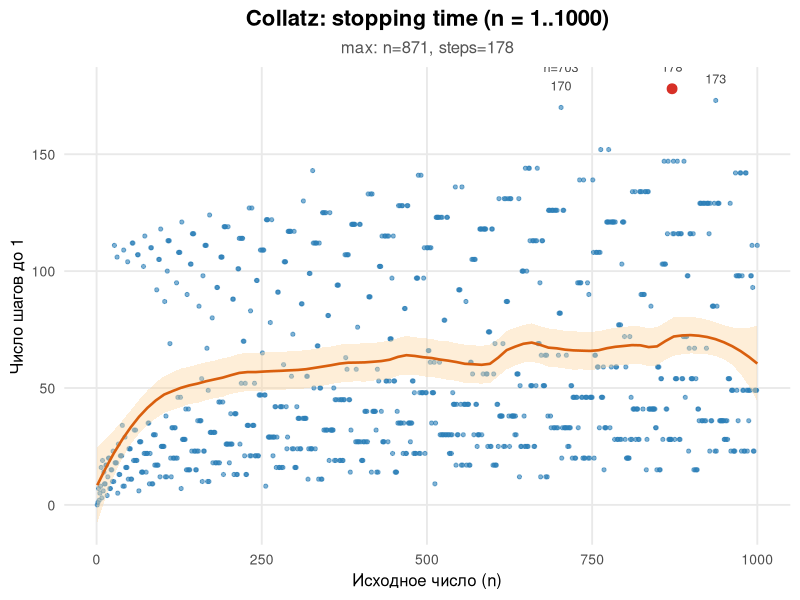
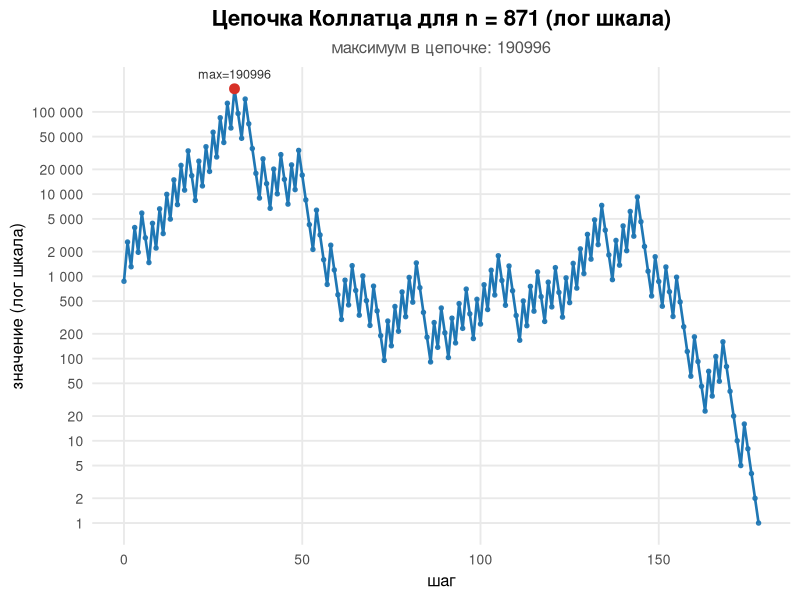

Here is the R script that generated these plots, in order:
#!/usr/bin/env Rscript

# Collatz Conjecture (Гипотеза Коллатца)
# Скрипт:
#  - реализует функции для получения цепочки Коллатца и количества шагов до 1 (stopping time)
#  - выполняет расчет для n = 1..N_MAX (вверху скрипта задаётся `N_MAX` или можно передать первым аргументом командной строки)
# Параметры (можно переопределить первым аргументом командной строки)
N_MAX <- 1000L
args <- commandArgs(trailingOnly = TRUE)
if (length(args) >= 1) {
  maybeN <- suppressWarnings(as.integer(args[1]))
  if (!is.na(maybeN) && maybeN > 0) {
    N_MAX <- maybeN
  }
}
cat(sprintf("Используется N_MAX = %d\n", N_MAX))
# Базы для меток по Y (напр., c(1,2,5)); можно поменять в начале скрипта
YTICK_BASES <- c(1, 2, 5)
if (!requireNamespace("ggplot2", quietly = TRUE)) {
  message("Пакет 'ggplot2' не найден — пытаюсь установить...")
  install.packages("ggplot2", repos = "https://cloud.r-project.org")
  if (!requireNamespace("ggplot2", quietly = TRUE)) {
    stop("Не удалось установить пакет 'ggplot2'. Установите его вручную: install.packages('ggplot2')")
  }
}
suppressPackageStartupMessages(library(ggplot2))
#  - строит график зависимости количества шагов от начального n и сохраняет его в PNG

# Функция: возвращает всю цепочку Коллатца, начиная с n и заканчивая 1
collatz_sequence <- function(n, max_iter = 10000L) {
  if (!is.numeric(n) || length(n) != 1 || n <= 0 || floor(n) != n) {
    stop("n must be a positive integer")
  }
  seq <- as.numeric(n)
  iter <- 0L
  while (tail(seq, 1) != 1 && iter < max_iter) {
    last <- tail(seq, 1)
    if (last %% 2 == 0) {
      seq <- c(seq, last / 2)
    } else {
      seq <- c(seq, 3 * last + 1)
    }
    iter <- iter + 1L
  }
  if (iter >= max_iter && tail(seq, 1) != 1) {
    warning("Reached max_iter without reaching 1")
  }
  seq
}

# Функция: возвращает число шагов до 1 (stopping time) с мемоизацией (быстро для последовательных вызовов)
collatz_steps <- (function() {
  cache <- new.env(parent = emptyenv())
  cache[["1"]] <- 0L
  function(n, max_iter = 1e6) {
    if (!is.numeric(n) || length(n) != 1 || n <= 0 || floor(n) != n) {
      stop("n must be a positive integer")
    }
    key <- as.character(as.integer(n))
    if (exists(key, envir = cache, inherits = FALSE)) {
      return(as.integer(cache[[key]]))
    }

    m <- n
    path <- integer(0)
    iter <- 0L
    while (!exists(as.character(as.integer(m)), envir = cache, inherits = FALSE) &&
           m != 1 && iter < max_iter) {
      path <- c(path, as.integer(m))
      if (m %% 2 == 0) {
        m <- m / 2
      } else {
        m <- 3 * m + 1
      }
      iter <- iter + 1L
    }

    if (iter >= max_iter &&
        !exists(as.character(as.integer(m)), envir = cache, inherits = FALSE) &&
        m != 1) {
      warning(sprintf("Reached max_iter=%d without converging for initial n=%d", max_iter, n))
    }

    base <- 0L
    if (exists(as.character(as.integer(m)), envir = cache, inherits = FALSE)) {
      base <- as.integer(cache[[as.character(as.integer(m))]])
    }

    if (length(path) > 0) {
      for (i in seq_len(length(path))) {
        val <- path[length(path) - i + 1]
        base <- base + 1L
        cache[[as.character(as.integer(val))]] <- base
      }
    }

    as.integer(cache[[key]])
  }
})()

# --- Выполнение расчета для n = 1..N_MAX ---
N_MAX <- as.integer(N_MAX)
if (is.na(N_MAX) || N_MAX < 1L) stop("N_MAX must be a positive integer >= 1")
ns <- 1:N_MAX
steps <- vapply(ns, collatz_steps, integer(1L))

# Статистика
max_idx <- which.max(steps)
max_n <- ns[max_idx]
max_steps <- steps[max_idx]
cat(sprintf("Максимальное число шагов: %d (n = %d)\n", max_steps, max_n))

top10_idx <- order(steps, decreasing = TRUE)[1:10]
top10 <- data.frame(n = ns[top10_idx], steps = steps[top10_idx])
cat("Топ-10 начальных n по количеству шагов:\n")
print(top10)

# --- Построение графика зависимости steps(n) через ggplot2 и сохранение (профессионально) ---
df_steps <- data.frame(n = ns, steps = steps)
out_steps_png <- sprintf("collatz_steps_1_%d.png", N_MAX)

# pick top 3 for annotation
top3 <- head(top10, 3)

p_steps <- ggplot(df_steps, aes(x = n, y = steps)) +
  geom_point(alpha = 0.6, size = 1.1, color = "#2c7fb8") +
  geom_smooth(method = "loess", se = TRUE, color = "#d95f0e", fill = "#fdd49e", linewidth = 0.9, span = 0.25) +
  geom_point(data = subset(df_steps, n == max_n), aes(x = n, y = steps), color = "#d73027", size = 3) +
  geom_text(data = top3, aes(label = sprintf("n=%d\n%d", n, steps)), vjust = -0.6, size = 3.2, color = "#444444") +
  labs(title = sprintf("Collatz: stopping time (n = 1..%d)", N_MAX),
       subtitle = sprintf("max: n=%d, steps=%d", max_n, max_steps),
       x = "Исходное число (n)",
       y = "Число шагов до 1") +
  theme_minimal(base_size = 14) +
  theme(plot.title = element_text(face = "bold", size = 16, hjust = 0.5),
        plot.subtitle = element_text(size = 12, hjust = 0.5, color = "#555555"),
        axis.title = element_text(size = 12),
        axis.text = element_text(size = 10),
        panel.grid.major = element_line(color = "#e9e9e9"),
        panel.grid.minor = element_blank())

# Save at higher quality
ggsave(out_steps_png, plot = p_steps, width = 12, height = 6, dpi = 300)
cat(sprintf("GGplot (профессиональный) сохранён в файле %s\n", out_steps_png))

# (Scatter-plot удалён по запросу)

# Если запуск интерактивный, показываем график сразу
if (interactive()) {
  print(p_steps)
  print(p)
}

# Дополнительно: выводим цепочку для n с максимальным числом шагов и сохраняем её график
seq_max_n <- collatz_sequence(max_n)
cat(sprintf("Для n=%d: длина цепочки = %d (шагов), максимальное значение в цепочке = %d\n",
            max_n, length(seq_max_n) - 1, max(seq_max_n)))

# Построение через ggplot2 с лог-шкалой по Y и метками на 1-2-5 * 10^k
seq_df <- data.frame(step = seq_along(seq_max_n) - 1L, value = seq_max_n)

min_val <- min(seq_max_n)
max_val <- max(seq_max_n)
min_exp <- floor(log10(min_val))
max_exp <- ceiling(log10(max_val))
# Используем YTICK_BASES для генерации кандидатов (базы * 10^e)
cand_ticks <- unlist(lapply(min_exp:max_exp, function(e) (10^e) * YTICK_BASES))
yticks <- sort(unique(cand_ticks[cand_ticks >= min_val & cand_ticks <= max_val]))
if (length(yticks) == 0) {
  # fallback к степеням 10 если ничего не найдено
  yticks <- 10^(min_exp:max_exp)
  yticks <- yticks[yticks >= min_val & yticks <= max_val]
}

# Профессиональный лог-график цепочки (ggplot)
max_seq_step <- which.max(seq_max_n) - 1L
max_seq_val <- max(seq_max_n)

p <- ggplot(seq_df, aes(x = step, y = value)) +
  geom_line(color = "#1f77b4", linewidth = 0.9) +
  geom_point(size = 1.2, color = "#1f77b4", alpha = 0.9) +
  geom_point(data = data.frame(step = max_seq_step, value = max_seq_val), aes(x = step, y = value), color = "#d73027", size = 3) +
  geom_text(data = data.frame(step = max_seq_step, value = max_seq_val), aes(x = step, y = value, label = sprintf("max=%d", value)), vjust = -1, size = 3.2, color = "#333333") +
  scale_y_log10(breaks = yticks, labels = scales::label_number(accuracy = 1, big.mark = " ")) +
  labs(x = "шаг", y = "значение (лог шкала)", title = sprintf("Цепочка Коллатца для n = %d (лог шкала)", max_n),
       subtitle = sprintf("максимум в цепочке: %d", max_seq_val)) +
  theme_minimal(base_size = 14) +
  theme(plot.title = element_text(face = "bold", size = 16, hjust = 0.5),
        plot.subtitle = element_text(size = 12, hjust = 0.5, color = "#555555"),
        axis.title = element_text(size = 12),
        axis.text = element_text(size = 10),
        panel.grid.major = element_line(color = "#e9e9e9"),
        panel.grid.minor = element_blank())

# Save with higher resolution
ggsave(filename = sprintf("collatz_sequence_n_%d.png", max_n), plot = p, width = 10, height = 5, dpi = 300)
cat(sprintf("GGplot (профессиональный) сохранён в файле collatz_sequence_n_%d.png\n", max_n))
